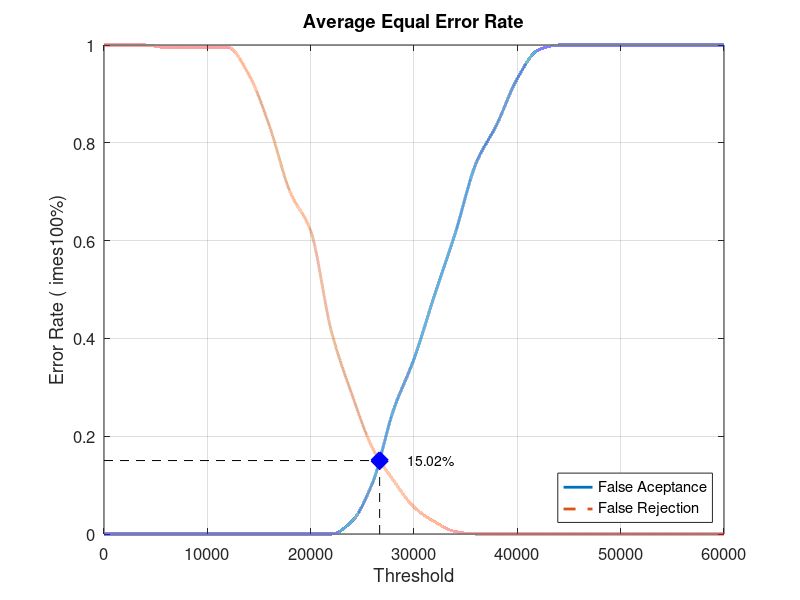
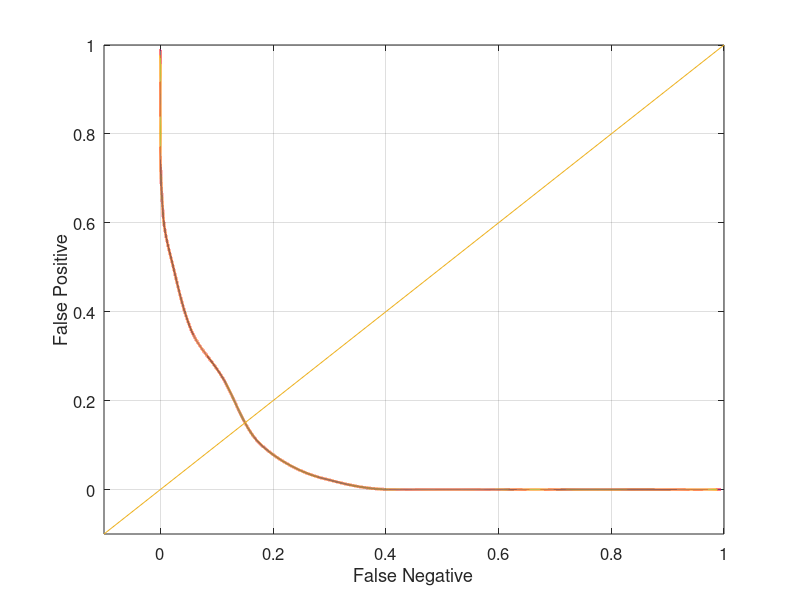

Write MATLAB code to recreate these figures, in order.
close all;
clear;
clc;
x = 0:2000:60000;
xq = 0:0.5:60000;

y0 = [0 0 0 0 0 0 0 0 0 0 0 0 0.0263158 0.105263 0.252632 0.357895 0.489474 0.615789 0.757895 0.836842 0.931579 0.989474 1 1 1 1 1 1 1 1 1]
yy0 = interp1(x, y0, xq, 'pchip');
y1 = [1 1 1 0.995 0.995 0.995 0.995 0.94 0.835 0.7 0.62 0.415 0.285 0.175 0.11 0.055 0.025 0.005 0 0 0 0 0 0 0 0 0 0 0 0 0]
yy1 = interp1(x, y1, xq, 'pchip');

% Calculating EER: 
y2 = abs(y0 - y1);
find(y2 == min(y2))
yy2 = abs(yy0 - yy1);
xEER = find(yy2 == min(yy2));
xEERIndex = xq(xEER) % X-axis EER
yEER = yy0(xEER) % Y-axis EER

main = figure
plot(xq, yy0,'-','LineWidth', 2);	hold on
plot(xq, yy1,'--','LineWidth', 2);	hold on
plot([xEERIndex xEERIndex], [0 yEER], 'k--');	hold on
plot([0 xEERIndex], [yEER yEER], 'k--');	hold on
plot(xEERIndex, yEER, 'bx', 'LineWidth', 10);	hold on
text(xEERIndex + 10 * xEERIndex / 100, yEER, [num2str(round((10000 * yEER)) / 100) '%'])
legend('False Aceptance', 'False Rejection', 'Location', 'SouthEast')
xlabel('Threshold')
ylabel('Error Rate (	imes100%)')
title('Average Equal Error Rate')
set(gca, 'FontSize', 12)
axis([0 60000 0 1])
grid on

print(main, 'Database1_3Main', '-dpng');
FNRxFPR = figure('Color', [1 1 1]);
plot(yy1, yy0, '-', yy1, yy0, 'LineWidth', 2);
hold on
y = -0.1:0.1:1
plot(y, y); 
set(gca, 'FontSize', 12)
xlabel('False Negative')
ylabel('False Positive')
axis([-0.1 1 -0.1 1])
set(gca, 'FontSize', 12)
grid on

print(FNRxFPR, 'Database1_3FNRxFPR','-dpng');
